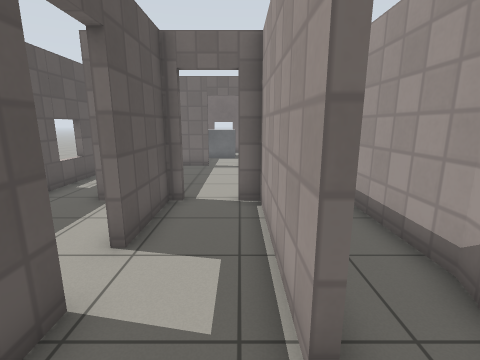
view 1 (above)

19 first-person views from a walk through a robot-simulator world made for Gazebo. The camera is 1.2 m above the floor, tilts 12° down and sees 85° across. The floor is counted in squares, 0.5 m on a side. Each view is taken from the middle of a square. On the plan, view 1 faces up. The plan holds only what a view shows up to about 17 squares ahead; the rest is blank. Simple patterns stand in for the simulator's built-in surfaces.

view 2
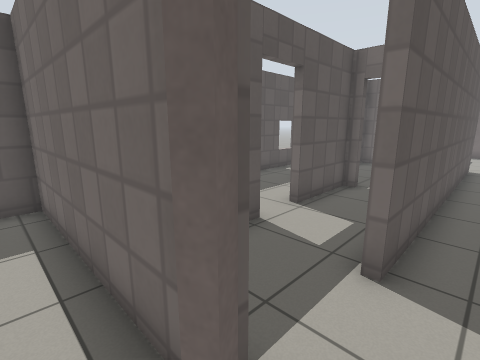

view 3
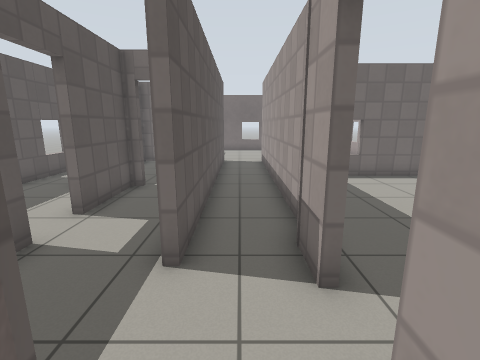

view 4
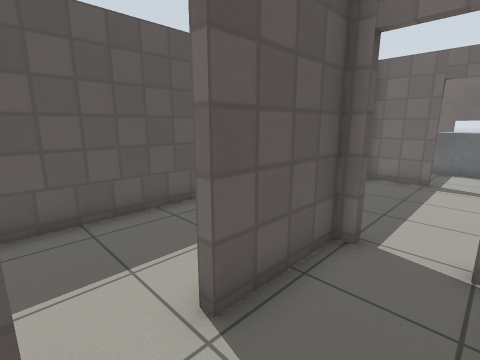

view 5
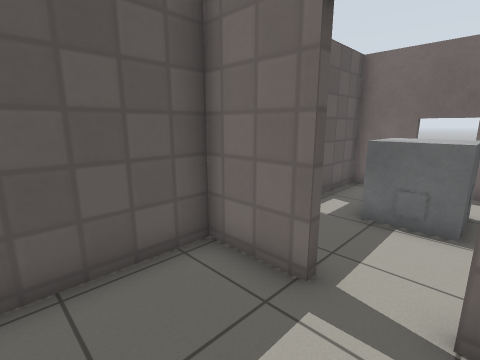

view 6
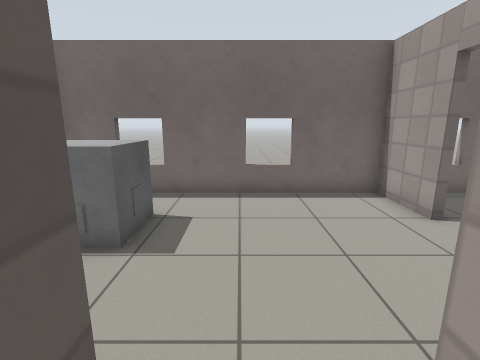

view 7
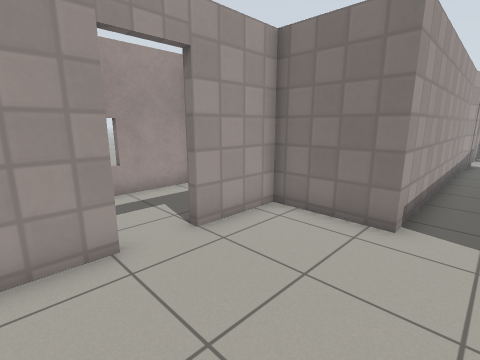

view 8
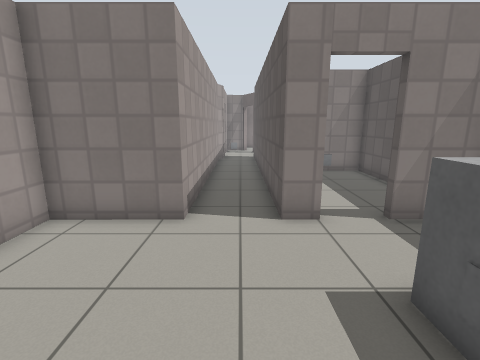

view 9
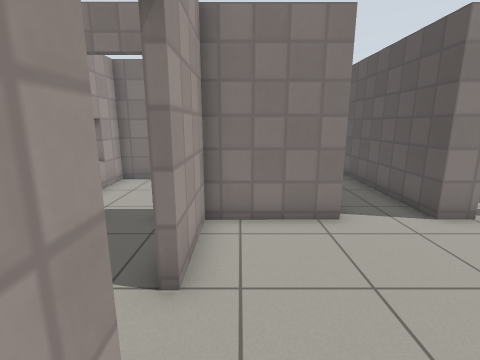

view 10
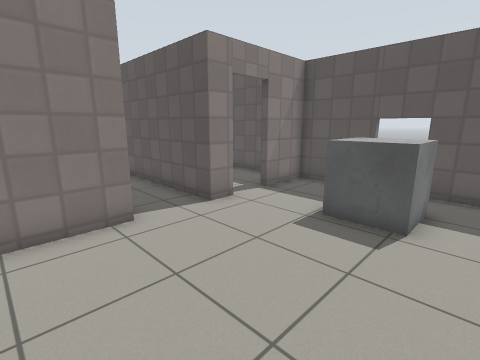

view 11
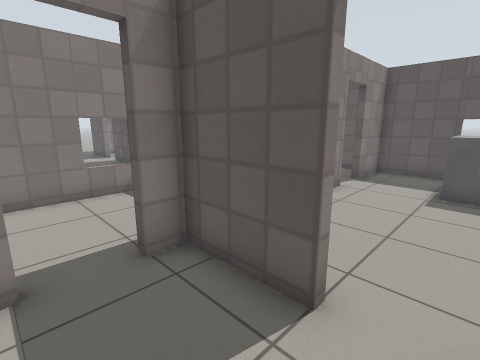

view 12
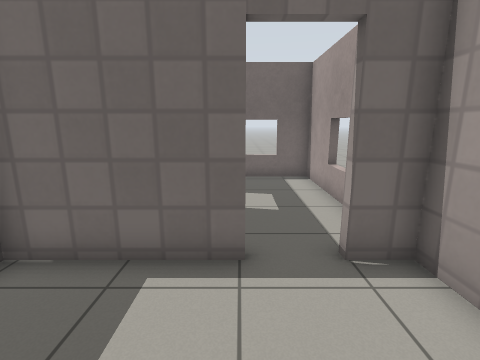

view 13
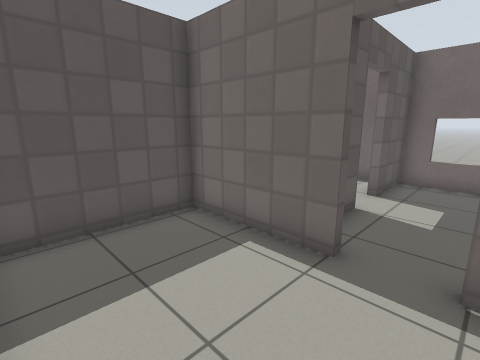

view 14
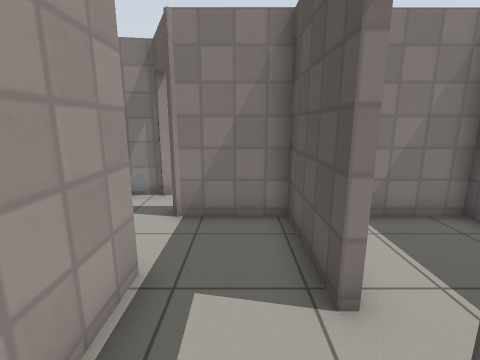

view 15
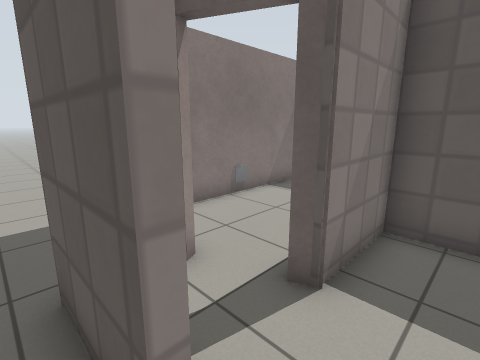

view 16
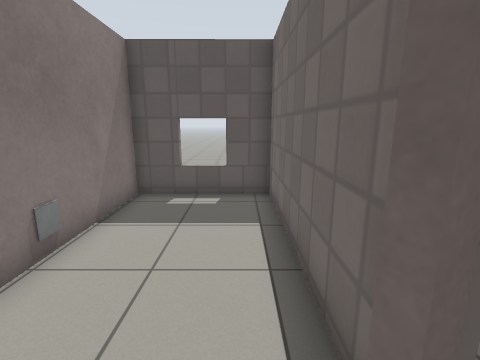

view 17
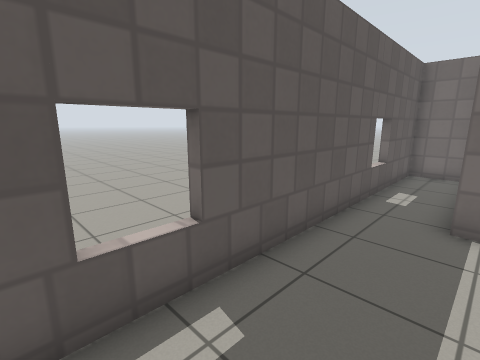

view 18
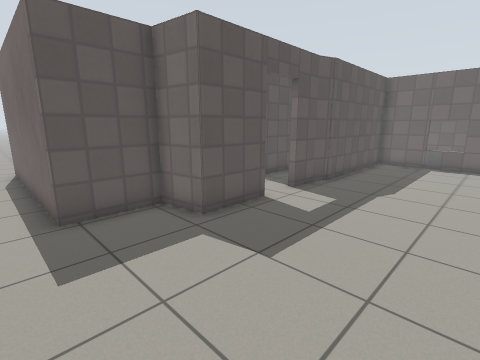

view 19
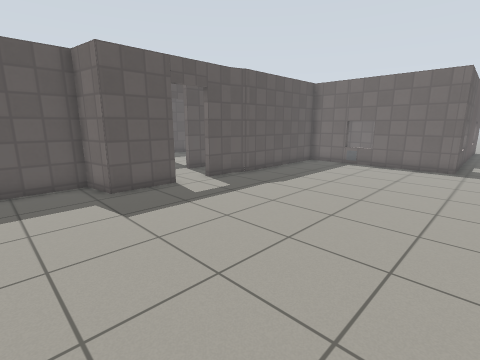

### Floor plan
Points are (right, up) in squares from view 1. A wall is a line through its corners. A room is listed if a view was taken in it or the views show most of it. See-through windows are left out.
Room 1 (views 1, 4, 14)
walls: (0.7, 2.1) (0.7, 8.1) (-0.1, 8.1); (-2.3, 3.1) (-2.3, -0.6) (0.7, -0.6); (-2.3, 7.5) (-2.3, 4.8)
ways out: opening at (1, 1) to room 2; open door at (-0.5, 8) to room 3; open door at (-2.3, 3.7) to room 7
Room 2 (views 2, 3, 6, 7, 8, 9, 10, 16)
walls: (-0.2, 15.6) (0.9, 15.6) (1, 2.1); (6.9, 20.2) (6.9, 23) (-4.3, 23) (-4.3, 15.6) (-1.9, 15.6) (-1.9, 15.3); (3.2, 1.5) (3.2, 3) (3.5, 3.8) (3.4, 15.6) (6.9, 15.6) (6.9, 18.6); (0.7, -0.6) (0.9, -1.2); (3.2, -1) (3.2, -0.3); (1.7, -2.9) (2.5, -2.7)
ways out: opening at (1, 1) to room 1; open door at (-0.7, 15.3) to room 3; open door at (7, 19.5) to room 4; open door at (3, 0.5) to room 6; open door at (1, -1.5) to room 8
objects: grey box (-2, 19) to (-1, 21); marker (-1, 19)
Room 3 (view 5)
walls: (-4.3, 8.4) (-2.4, 8.4); (-1.9, 15.3) (-4.3, 15.3) (-4.3, 8.1)
ways out: open door at (-0.5, 8) to room 1; open door at (-0.7, 15.3) to room 2
objects: other object (-2, 8)
Room 4 (view 11)
walls: (7.2, 18.6) (7.2, 15.6) (8.1, 15.6) (8.1, 15.3); (9.9, 15.3) (9.9, 15.7); (11.1, 15.8) (11, 23) (7.2, 23) (7.2, 20.4)
ways out: open door at (7, 19.5) to room 2; open door at (9, 15.2) to room 5
Room 5 (views 12, 13)
walls: (6.5, 10.5) (11.2, 10.6) (11.2, 12.5); (8.1, 15.3) (3.7, 15.3) (3.8, 11); (11.2, 14) (11.1, 15.3) (9.9, 15.3)
ways out: open door at (9, 15.2) to room 4
Room 6 (views 15, 18, 19)
walls: (3.5, -0.3) (3.5, -2.6); (2.7, -3) (1.8, -3.2) (1.8, -5.9) (-2.4, -5.9); (11.4, 17) (11.5, 10.3) (3.8, 10.2) (3.8, 3.7) (3.5, 2.9) (3.5, 1.5); (-3.6, -5.9) (-7.3, -5.9)
ways out: open door at (3, 0.5) to room 2
objects: marker (3, -3); marker (6, 10)
Room 7 (view 17)
walls: (-4.3, 8.1) (-4.6, 8.1); (-2.3, 4.8) (-2.6, 4.8); (-5, 15.3) (-7, 15.3) (-6.9, -0.7) (-4.4, -0.7)
ways out: open door at (-2.3, 3.7) to room 1
Room 8 (no view inside)
walls: (-2.4, -5.9) (-3.6, -5.9); (0.2, -0.9) (-6.9, -1) (-6.9, -5.6) (-0.5, -5.6)
ways out: open door at (1, -1.5) to room 2
objects: marker (-3, -6)

Positions as (right, up) in squares from view 1, and headings:
1: (0, 0), facing up
2: (2, -2), facing up-left
3: (2, -2), facing up
4: (0, 3), facing up-left
5: (0, 12), facing up-left
6: (2, 14), facing up
7: (2, 22), facing down-right
8: (2, 22), facing down
9: (6, 22), facing down
10: (6, 22), facing down-left
11: (10, 20), facing down-left
12: (8, 11), facing up
13: (10, 11), facing up-left
14: (-1, 6), facing down
15: (4, 1), facing down-left
16: (2, -2), facing left
17: (-4, 1), facing up-left
18: (9, -7), facing up-left
19: (13, -6), facing up-left
